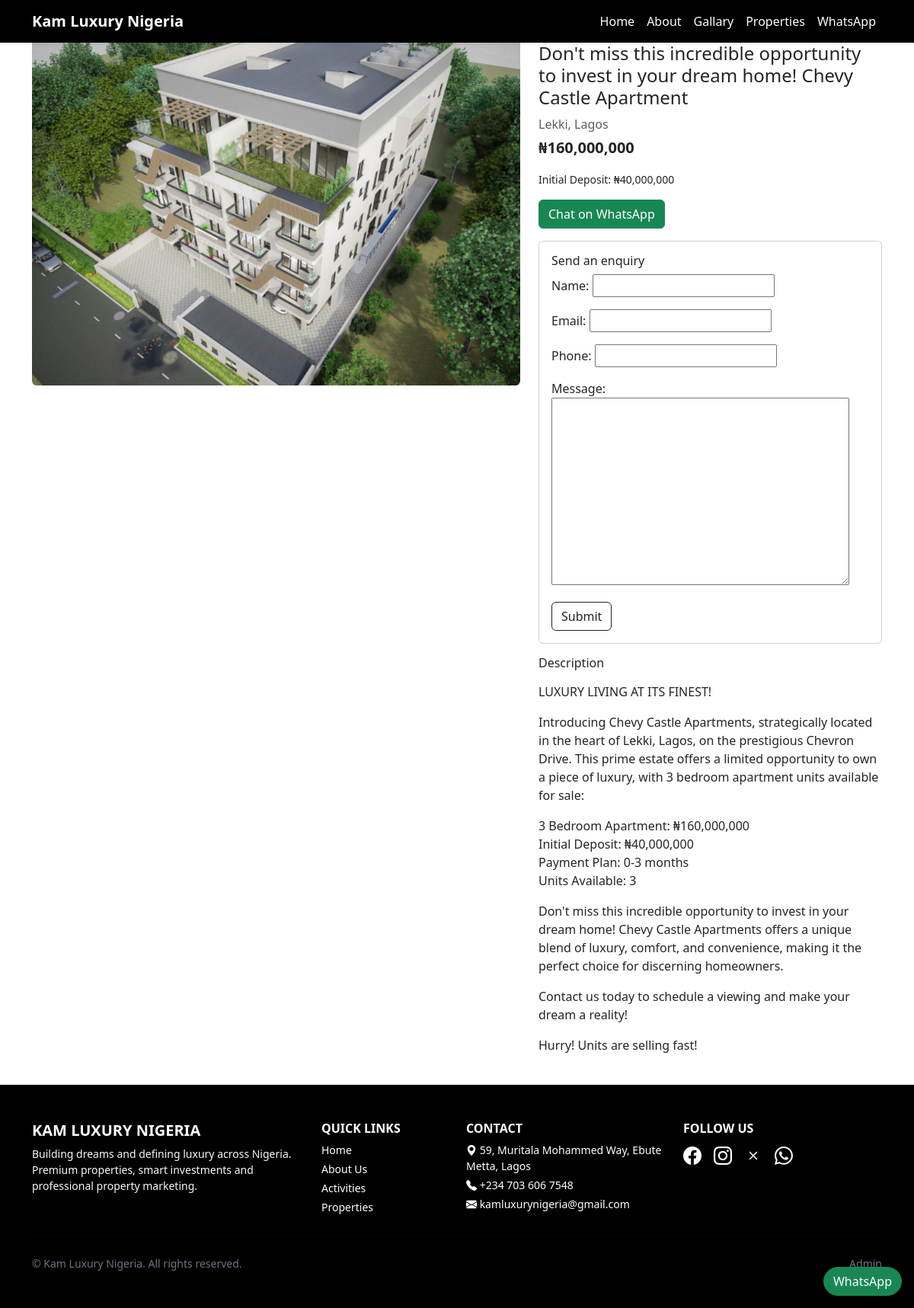
Before: /properties/autograph-lagos-modern-living-smart-investment/ with the older database file.
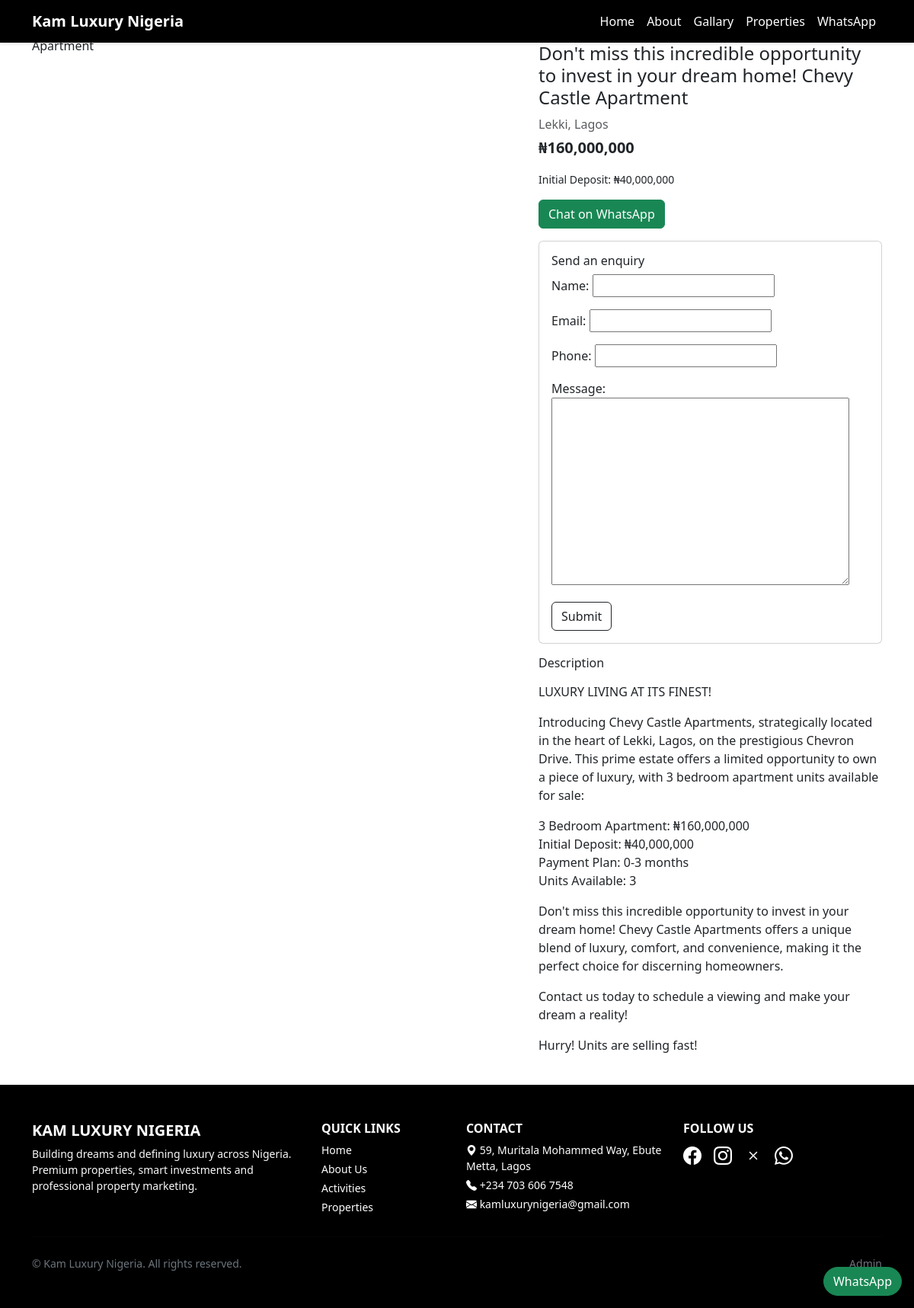
After: the same page with the newer database file.
### listings/models.py (models this page shows, shortened)
class Property(models.Model):
    title = models.CharField(max_length=200)
    slug = models.SlugField(unique=True)
    category = models.CharField(max_length=10, choices=Category.choices, blank=True)
    location = models.CharField(max_length=200)
    description = models.TextField(blank=True)
    price = models.DecimalField(max_digits=12, decimal_places=2, blank=True, null=True)
    initial_deposit = models.DecimalField(max_digits=12, decimal_places=2, blank=True, null=True)
    installment_plan = models.CharField(max_length=200, blank=True)
    bedrooms = models.PositiveIntegerField(default=0)
    bathrooms = models.PositiveIntegerField(default=0)
    parking = models.PositiveIntegerField(default=0)
    square_meters = models.PositiveIntegerField(default=0)
    is_featured = models.BooleanField(default=False)
    cover = models.ImageField(upload_to='properties/', blank=True, null=True)
    gallery1 = models.ImageField(upload_to='properties/', blank=True, null=True)
    gallery2 = models.ImageField(upload_to='properties/', blank=True, null=True)
    created_at = models.DateTimeField(auto_now_add=True)
    def get_absolute_url(self):
        return reverse("listings:detail", args=[self.slug])

### listings/views.py (the view, shortened to what this page needs)
# urls.py: path("properties/<slug:slug>/", views.property_detail, name="detail"),
def property_detail(request, slug):
    obj = get_object_or_404(Property.objects.prefetch_related('options'), slug=slug)
    options = list(getattr(obj, 'options').all().order_by('price'))
    selected_option = None
    if HAS_UNITOPTION:
        selected_option_id = request.POST.get('option_id') or request.GET.get('option_id')
        if selected_option_id:
            from .models import UnitOption  # safe import
            try:
                selected_option = UnitOption.objects.get(id=selected_option_id, property=obj)
            except UnitOption.DoesNotExist:
                selected_option = None
        elif options:
            selected_option = options[0]  # preselect first
    form = LeadForm(request.POST or None)
    from urllib.parse import quote
    whatsapp_number = getattr(settings, 'WHATSAPP_NUMBER', '2347036067548')
    wa_text = f"I'm interested in {obj.title}"
    if selected_option:
        wa_text += f" – {selected_option.get_unit_type_display()}"
    wa_text += f" ({request.build_absolute_uri(obj.get_absolute_url())})"
    whatsapp_link = f"https://wa.me/{whatsapp_number}?text={quote(wa_text)}"
    return render(request, 'listings/property_detail.html', {
        'obj': obj,
        'form': form,
        'whatsapp_link': whatsapp_link,
        'selected_option': selected_option,
        'options': options,               # <-- pass explicitly
    })

### listings/forms.py
class LeadForm(forms.ModelForm):
    class Meta:
        model = Lead
        fields = ["name", "email", "phone", "message"]

### templates/listings/property_detail.html (shortened to what this page needs)
{% extends 'listings/base.html' %}
{% load humanize %}
{% block content %}
<div class="container">
  <div class="row g-4">
    <div class="col-lg-7">
      {% if obj.cover %}
        <img class="img-fluid rounded mb-3" src="{{ obj.cover.url }}" alt="{{ obj.title }}">
      {% endif %}
    </div>
    <div class="col-lg-5">
      <span class="badge bg-secondary mb-2">{{ obj.get_category_display }}</span>
      <h1 class="h4">{{ obj.title }}</h1>
      <p class="text-muted mb-1">{{ obj.location }}</p>
      {% if options %}
      <form id="optionPick" method="get" class="mb-3">
        <div class="list-group">
          {% for opt in options %}
          <label class="list-group-item d-flex align-items-start gap-3">
            <input
              type="radio" name="option_id" value="{{ opt.id }}"
              class="form-check-input mt-1"
              {% if selected_option and selected_option.id == opt.id %}
                checked
              {% elif not selected_option and forloop.first %}
                checked
              {% endif %}
            >
            <div class="w-100">
              <div class="d-flex justify-content-between">
                <strong>
                  {{ opt.get_unit_type_display }}
                  {% if opt.label %} – {{ opt.label }}{% endif %}
                </strong>
                <span>₦{{ opt.price|floatformat:0|intcomma }}</span>
              </div>
              <div class="small text-muted mt-1">
                {% if opt.initial_deposit %}
                  Initial Deposit: ₦<span class="js-id-{{ opt.id }}">{{ opt.initial_deposit|floatformat:0|intcomma }}</span>
                {% endif %}
                {% if opt.plan_0_3 %} • 0–3m: ₦{{ opt.plan_0_3|floatformat:0|intcomma }}{% endif %}
                {% if opt.plan_3_6 %} • 3–6m: ₦{{ opt.plan_3_6|floatformat:0|intcomma }}{% endif %}
                {% if opt.plan_6_12 %} • 6–12m: ₦{{ opt.plan_6_12|floatformat:0|intcomma }}{% endif %}
                {% if opt.notes %}<div class="text-body-secondary mt-1">{{ opt.notes }}</div>{% endif %}
              </div>
            </div>
          </label>
          {% endfor %}
        </div>
      </form>
      <p class="fs-5 fw-semibold mt-3 mb-2">
        Selected Price:
        {% if selected_option %}
          <span id="jsPrice">₦{{ selected_option.price|floatformat:0|intcomma }}</span>
        {% elif options %}
          <span id="jsPrice">₦{{ options.0.price|floatformat:0|intcomma }}</span>
        {% else %}
          <span id="jsPrice">₦0</span>
        {% endif %}
      </p>
      {% else %}
      <p class="fs-5 fw-semibold">₦{{ obj.price|floatformat:0|intcomma }}</p>
      {% endif %}
      <ul class="small list-unstyled mb-3">
        {% if obj.initial_deposit %}<li>Initial Deposit: ₦{{ obj.initial_deposit|floatformat:0|intcomma }}</li>{% endif %}
      </ul>
      <div class="d-flex gap-2 mb-3">
        <a class="btn btn-success" id="jsWhatsApp" href="{{ whatsapp_link }}">Chat on WhatsApp</a>
      </div>
      <div class="card">
        <div class="card-body">
          <h2 class="h6">Send an enquiry</h2>
          <form method="post">{% csrf_token %}
            {{ form.as_p }}
            <button class="btn btn-outline-dark">Submit</button>
          </form>
        </div>
      </div>
      <div class="mt-3">
        <h2 class="h6">Description</h2>
        <p>{{ obj.description|linebreaks }}</p>
      </div>
    </div>
  </div>
</div>
{% endblock %}

Changed rows visible on the page:
changed Property "Lekki, Lagos": cover: picture removed
